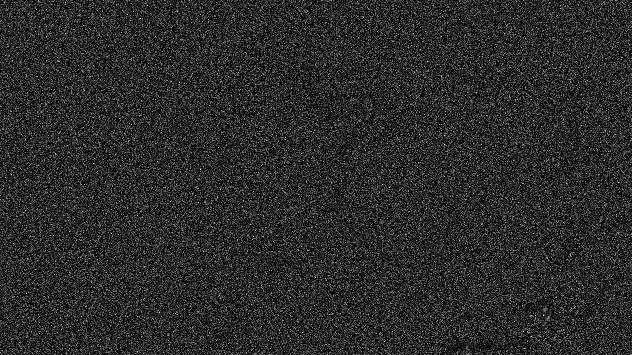
#> input picture images/clouds_3_25_10/diff_bilateral.jpg, 632 x 355 px, found by its file name; the run also reads 1 picture not shown here
$ python increaseContrast.py
#> lines starting #> are read from the running program, lines starting #| are printed output that depends on the picture
from PIL import Image, ImageEnhance
import cv2 as cv
def increase_contrast(image_path, output_path, factor):
    # Open an image file
#> called with image_path = '../images/statue/diff_bilateral.jpg', factor = 20
    with Image.open(image_path) as img:
        # Create an ImageEnhance object
#> img is the input picture: PIL image 632x355 L; min 0, max 39, mean 6.8
        enhancer = ImageEnhance.Contrast(img)
        # Apply the contrast enhancement
        img_enhanced = enhancer.enhance(factor)
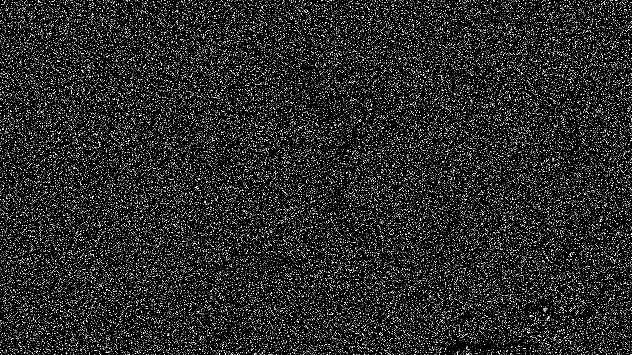
#> img_enhanced: PIL image 632x355 L; min 0, max 255, mean 42
        # Save the enhanced image
        img_enhanced.save(output_path)

if __name__ == '__main__':
    path = '../images/statue/'
    increase_contrast(path + 'diff_bilateral.jpg', path + 'diff_bilateral_contrast.jpg', 20.0)
    increase_contrast(path + 'diff_quad.jpg', path + 'diff_quad_contrast.jpg', 20.0)
#> call 2 of increase_contrast, with image_path = '../images/statue/diff_quad.jpg', output_path = '../images/statue/diff_quad_contrast.jpg', factor = 20
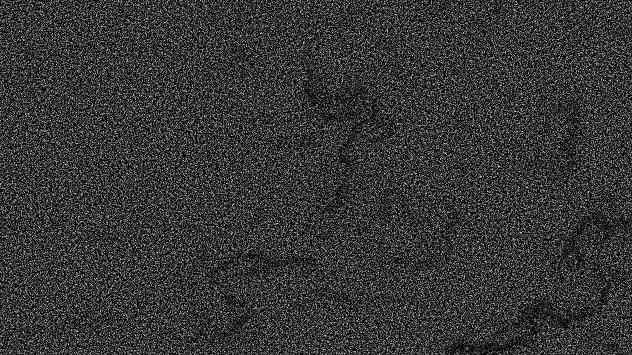
#> input picture images/clouds_3_10_10/diff_quad.jpg, 632 x 355 px, found by its file name
#> in increase_contrast, img is the input picture: PIL image 632x355 L; min 0, max 17, mean 3.7
#> in increase_contrast (call 2), `img_enhanced = enhancer.enhance(factor)`:
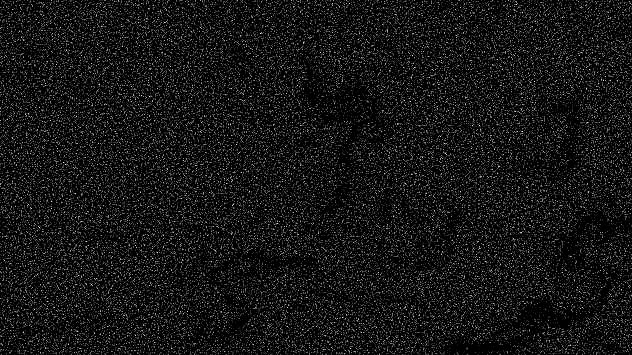
#> img_enhanced: PIL image 632x355 L; min 0, max 255, mean 21.5
    increase_contrast(path + 'diff_trilateral.jpg', path + 'diff_trilateral_contrast.jpg', 20.0)
